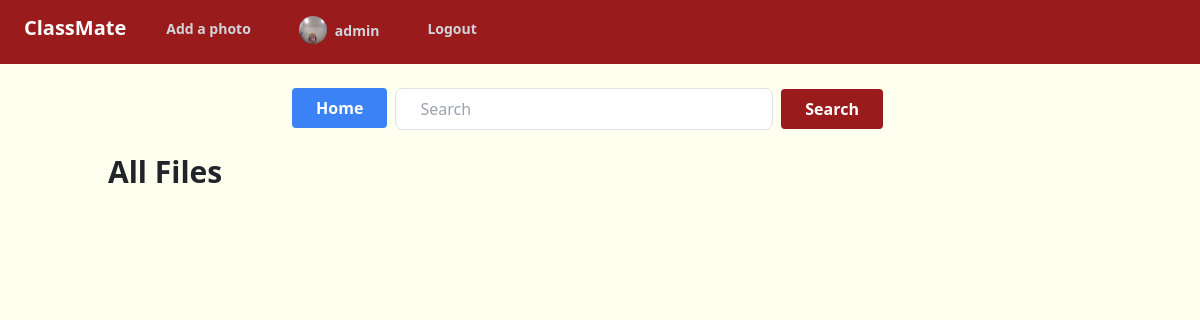
Before: / (signed in) with the older database file.
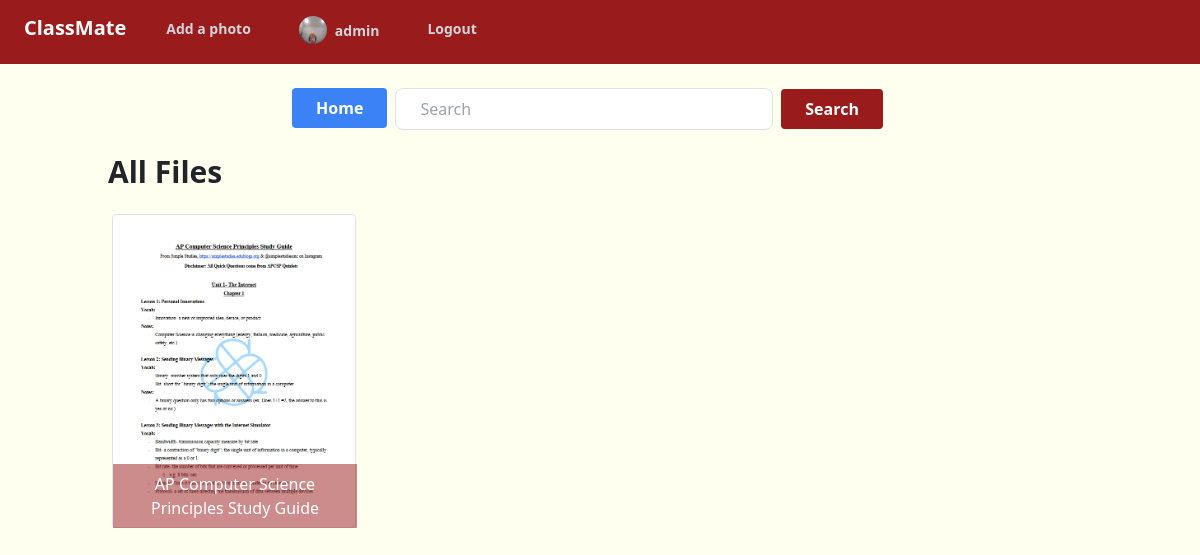
After: the same page with the newer database file.
### photoapp/models.py (models this page shows, shortened)
class Photo(models.Model):
    title = models.CharField(max_length=45)
    description = models.CharField(max_length=250)
    created = models.DateTimeField(auto_now_add=True)
    image = models.FileField(upload_to='photos/')
    thumbnail = models.ImageField(upload_to='photos/', default=image)
    submitter = models.ForeignKey(get_user_model(), on_delete=models.CASCADE)
    tags = TaggableManager()

### photoapp/views.py (the view)
# urls.py: path('', PhotoListView.as_view(), name='list'),
class PhotoListView(ListView):
    model = Photo
    template_name = 'photoapp/list.html'
    context_object_name = 'photos'

### photoapp/templates/photoapp/list.html (shortened to what this page needs)
{% extends 'base.html' %}
{% block body %}
<div class="container mt-4">
  <div class="flex justify-center mb-4 mt-4">
    <a href="{% url 'photo:list' %}"><button class="bg-blue-500 hover:bg-blue-700 text-white font-bold py-2 px-4 rounded mr-2">Home</button></a>
    <form class="flex items-center w-1/2" method="get" action="{% url 'photo:search' %}">
      <input class="w-full border border-gray-400 py-2 px-4 rounded-lg mr-2" type="text" placeholder="Search" name="q">
      <button class="bg-red-800 hover:bg-red-700 text-white font-bold py-2 px-4 rounded transition duration-200" type="submit">Search</button>
    </form>
  </div>
  {% if request.path == '/' %}
  <h1 class="text-left mt-4 text-3xl font-bold pl-2 pb-4">All Files</h1>
  {% endif %}
  <div class="container overflow-x-auto">
    <div class="flex flex-row flex-nowrap">
    {% for photo in photos %}
      <div class="lg:w-1/4 md:w-1/3 sm:w-1/2 w-full mb-4 relative transition duration-200 transform hover:scale-105">
        <a href="{% url 'photo:detail' photo.id %}" class="block h-full border border-gray-400 rounded">
          <img src="{{photo.thumbnail.url}}" class="w-full h-auto rounded hover:opacity-75 transition duration-200" alt="{{photo.title}}" />
          <p class="text-center absolute bottom-0 w-full bg-red-800 bg-opacity-50 text-white p-2">{{photo.title}}</p>
        </a>
      </div>
    {% endfor %}
    </div>
  </div>
</div>
{% endblock body %}

Changed rows visible on the page:
added Photo: thumbnail (picture), title "AP Computer Science Principles Study Guide"
